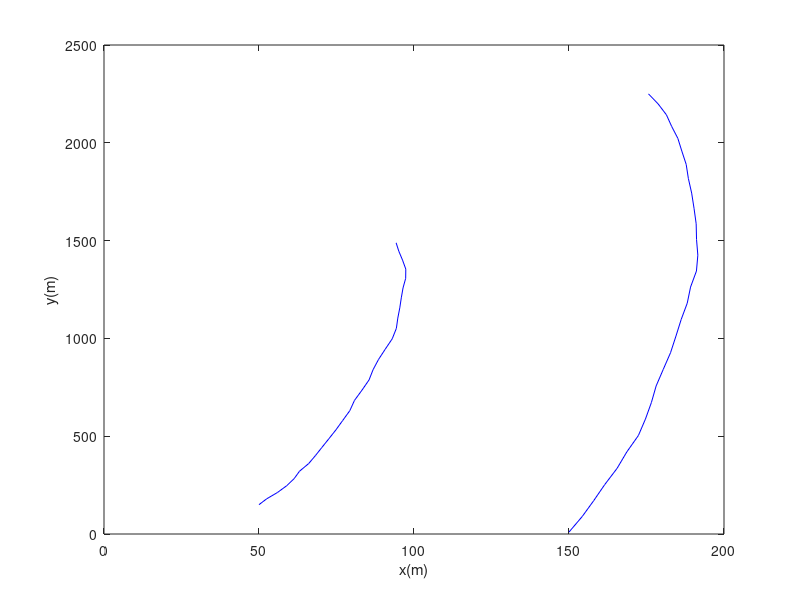

Here is the MATLAB script that generated this plot: (Note: this script raises an error after producing the figure.)
clc;clear all;close all;

%Starting parameters

%count of steps
n=30;

%delta_time
T=1;

%number of Monte Carlo runs
MC_number=15;

%start position (x, y, vx, vy)
target_position=[150 30 10 80; 
                 50 40 150 30]; 

%dimensions
c=2;

g_sigma=9.21;                                                                     
lambda=2; 
gamma=lambda*10^(-6); 

%jpdaf parameters

%Probability of detection
Pd=1;

%Probability of observation falling within gate
Pg=0.99; 

%Noise vector
target_delta=[2 2]; 

P1=[target_delta(1)^2 0 0 0;
                    0 0.01 0 0;
                    0 0 target_delta(1)^2 0;
                     0 0 0 0.01]; 

P=zeros(4,4,c); 
P(:,:,1)=P1;
P(:,:,2)=P1;

%For Gaussian random
mu = 0;
sigma = 10;

%	Tracking parameters
% X(k+1)=A*X(k) + G*w(k) (constant velocity
%model)

omegat = 0.05;

A = [1 (sin(T*omegat)) 0 ((1 - cos(omegat * T ))/omegat);
     0 cos(omegat) 0 -sin(omegat*T);
     0 -(1 - cos(omegat*T))/omegat 1 sin(omegat*T)/omegat;
     0 sin(omegat*T) 0 cos(omegat*T)]; 
	 

%Gaussian noise evolution matrix
G=[T^2/2 0;
       T 0;
       0 T^2/2;
       0 T];
	   
Q=[1 0;
   0 1]; 

	   
%measurement parameters 

% Y(k)=C*X(k) + v(k)
C = [1 0 0 0;
     0 0 1 0];
 
R=[target_delta(1)^2 0;
    0 target_delta(1)^2]; 
	


x_filter=zeros(4,c,n);
x_filter1=zeros(4,c,n,MC_number);  

data_measurement=zeros(c,2,n);                                                     
data_measurement1=zeros(c,4,n); 


%Generating tracks

data_measurement1(:,:,1)=target_position;

for i=1:c
	for ii=2:n                                                                      
        data_measurement1(i,:,ii)=(A*data_measurement1(i,:,ii-1)')'+(G*sqrt(Q)*(randn(2,1)))'; 
    end
end



% Multitracking problem
for M=1:MC_number
	%Process of measurement
	Noise=[];
	%generating observations
	for i=1:n
		for j=1:c                                                                     
            data_measurement(j,1,i)=data_measurement1(j,1,i)+randn(1)*target_delta(j);
            data_measurement(j,2,i)=data_measurement1(j,3,i)+randn(1)*target_delta(j); 
        end
    end
	
	S=zeros(2,2,c);
    Z_predic=zeros(2,2);                                                               
    x_predic=zeros(4,2);                                                               
    ellipse_Volume=zeros(1,2);
    NOISE_sum_a=[];                                                                    
    NOISE_sum_b=[]; 
	

	%using JPDAF for observations
	for t=1:n
		y1=[];
		y=[];
		Noise=[];
		NOISE=[];
		
		%Fixed i-th track run process tracking
		for i=1:c
			
			%Prediction
			if t~=1
				x_predic(:,i) = A*x_filter(:,i,t-1); 
			else
				x_predic(:,i)=target_position(i,:)';
			end
			
			%% Kalman filter
			%   P(k|k-1)
			P_predic=A*P(:,:,i)*A'+G*Q*G';
			
			%Predicted measurement
			Z_predic(:,i)=C*x_predic(:,i);
			
			% Error covariance matrix
			R=[target_delta(i)^2 0; 
            0 target_delta(i)^2];
			
			S(:,:,i)=C*P_predic*C'+R
			
			
         
			%Calculation of validation gate
			%Volume VG: we are in 2D
			ellipse_Volume(i)=pi*g_sigma*sqrt(det(S(:,:,i)));  
			number_returns=floor(ellipse_Volume(i)*gamma+1);                               
			side=sqrt((ellipse_Volume(i)*gamma+1)/gamma)/2; 
			
			%Add the NOISE predictions:
			Noise_x=x_predic(1,i)+side-2*randn(1,number_returns)*side;                      
			Noise_y=x_predic(3,i)+side-2*randn(1,number_returns)*side;    
			Noise=[Noise_x;Noise_y];
			NOISE=[NOISE Noise];
			
			if i==1
				NOISE_sum_a=[NOISE_sum_a Noise];
			else
				NOISE_sum_b=[NOISE_sum_b Noise];
			end
			
		end
		
		%Process of 2 tracks together
        b=zeros(1,2);
        b(1)=data_measurement(1,1,t);   %x
        b(2)=data_measurement(1,2,t);   %y
		
		%Add the correct measurement for Track 1
        y1=[NOISE b'];    
		b(1)=data_measurement(2,1,t);
        b(2)=data_measurement(2,2,t);
        y1=[y1 b']; 
		
		m1=0;                                                                          
        [n1,n2]=size(y1);
        Q1=zeros(100,3);
		
		for j=1:n2 
            flag=0;
			
			%Verification that Zj is the gate of Validation of Xi -> VG( Xi )
            for i=1:c
                d=y1(:,j)-Z_predic(:,i);                                              
                D=d'*inv(S(:,:,i))*d;                                                 
                
                if D<=g_sigma                                                                                                            
                   flag=1;
                   %Can be ovbservation m1 generated by clutter?
                   Q1(m1+1,1)=1;   
                   %Can be observation m1 generated by track 1?
                   Q1(m1+1,i+1)=1;
                end
                
            end
			
			%If Zj belongs to VG(X1) or VG(X2)
            if flag==1   
               y=[y y1(:,j)]; 
               %Is m1 the index of observations that are in the Validation?
               %Gate and published iteratively in y
               m1=m1+1;                                                            
            end
			
		end
		
		%Will Q2 contain only suitable measures?
        % Matrix m1 x 3 --> Measures on the rows - target columns
        Q2=Q1(1:m1,1:3);                        
		
		    %   Generating possible matrix associations starting from
			%   Suitable measures
			%
			%       num: Total mumber of matrix       
			%
			%       A_matrix: Matrix (m1 x 3 x 100) of all possible
			%                 Associations where:
			%                 m1 -> number of suitable measures
			%                 3  -> total number of track (1:clutter) (2-3: tracks)
			%                 10000 -> maximum number of suitable assotiations
			%                         generation of matrix Q2 according to
			%                         procedure described in article
		
		A_matrix=zeros(m1,3,10000);
		
		A_matrix(:,1,1:10000)=1;
		
		%If there permitted measures
        if m1~=0 
           %Counter of possible associations
           num=1;
           % Procedure of generating assotiations matrix:
           %
           % 1) Reading for extracting the rows of first element 1
           for i=1:m1
				if Q2(i,2)==1                                                              
                    A_matrix(i,2,num)=1;
                    A_matrix(i,1,num)=0;                                
                    num=num+1;
                    %Reading
                    for j=1:m1                                                              
                        if (i~=j) & (Q2(j,3)==1)
                            A_matrix(i,2,num)=1;
                            A_matrix(i,1,num)=0;
                            A_matrix(j,3,num)=1;
                            A_matrix(j,1,num)=0;
                            num=num+1;
                        end
                    end
                end
            end              
			
			
			for i=1:m1
                if Q2(i,3)==1
                    A_matrix(i,3,num)=1;
                    A_matrix(i,1,num)=0;
                    num=num+1;
                end
            end
			
		else
            %No measures allowed
            flag=1;
        end
	
	
	    %Generation of all possible assotiations
        A_matrix=A_matrix(:,:,1:num);
		
		    %%%  For each event assotiations calculation:
			%       
			%            k         k-1 
			%       P(  Y  | X ,  Y    ): Probability of observations of measurement
			%
			%      
			%                     k-1 
			%       P( X | m  ,  Y    ):  Priority of observed measures
			%
			%    estimate A posteriori: 
			%
			%                    k  
			%       P(  X  |   Y    ): Estimation of the state of A posteriori
		
		Pr=zeros(1,num);
		
		%Considering possibility of matrix assotiations
		for i=1:num
			%All measurements can be false alarms 
			False_num=m1;
			N=1;
			
			%% Fixed event associations and its matrix associations  
			%  For each measurement j going to calculate:
			%
			%       - Measurement associations indicator  - tau(j,X)
			%
			%       - Target detection indicator - lambda(t,X)
			%
			
			for j=1:m1
				%Calculating the measurement associations indicator for event
				%Association Xi (fixed j and high on all the Track (2-3))
				
				mea_indicator=sum(A_matrix(j,2:3,i));
				
				if mea_indicator==1 
				%Considering what the track measure was associating
                
                %Update FM(X):  Total number of wrong measures in X
                False_num=False_num-1;
				
				%Individual to which of the 2 tracks measurement j e associated
                %Comparing association for probability X and calculation:
                %
                %                  k-1 
                % P(  yj | Xjt ,  Y    )
                if A_matrix(j,2,i)==1   % Xjt                                               
                    b=(y(:,j)-Z_predic(:,1))'*inv(S(:,:,1))*(y(:,j)-Z_predic(:,1));    
                    N=N/sqrt(det(2*pi*S(:,:,1)))*exp(-1/2*b);                                                  
                else                                                                   
                    b=(y(:,j)-Z_predic(:,2))'*inv(S(:,:,2))*(y(:,j)-Z_predic(:,2));
                    N=N/sqrt(det(2*pi*S(:,:,2)))*exp(-1/2*b);                                                   
                end         
				
			end
		end
		
		
		%Calculating the total volume of validation gate
        V=ellipse_Volume(1)+ellipse_Volume(2); 
        LikelyHood=N/(V^False_num);
		
		
		%       P( X | m  ,  Y    ):  priority of observed measures
		
		if Pd==1
            Prior=1;
        else
            Prior=1;
		for j=1:c
                %Target partial indicator: high only
                target_indicator=sum(A_matrix(:,j+1,i));                               
                
                Prior=Prior*(Pd^target_indicator)*(1-Pd)^(1-target_indicator);                   
            end
        end 
		
		
		%Calculating the number of events in X for which the same set of
        % targets founded:
        %
        %   m           m!
        % P         =  ----               
        %  m-FM(X)     FM(m)!
        %
        % Calcolo   FM(m)!
        a1=1;
        for j=1:False_num
            a1=a1*j;
        end
		
			Pr(i)=a1*LikelyHood*Prior;
		end
		
		Pr=Pr/sum(Pr);
		
		
		%%%  Calculation of coefficients Beta (j, t)
		BeTa=zeros(m1+1,c);
		for i=1:c
			for j=1:m1
				for k=1:num
					BeTa(j,i)=BeTa(j,i)+Pr(k)*A_matrix(j,i+1,k);
				end
			end
		end
		%Calculation of Beta (0, t) -> last position Beta (j, t)
		BeTa(m1+1,:)=1-sum(BeTa(1:m1,1:c));                  


		%%%  Kalman prediction for 2 filters
		
		
		for i=1:c 
			%Predicted error covariance matrix
			%P(k|k-1)
			P_predic = A*P(:,:,i)*A'+G*Q*G';
			K(:,:,i)= P_predic*C'*inv(S(:,:,i));
			%Update of the covariance matrix: missing Term Pk that depends
			% the combined innovation
			P(:,:,i)= P_predic-(1-BeTa(m1+1,i))*K(:,:,i)*S(:,:,i)*K(:,:,i)';
		end
		
		
		%%%  Kalman update for 2 filters
		
		for i=1:c
			a=0;         
			Pk=0;
        
			x_filter2=0;    
        
			for j=1:m1
				a=x_predic(:,i)+ K(:,:,i)*(y(:,j)- Z_predic(:,i));
            
				x_filter2=x_filter2+BeTa(j,i)*(a);
				
			end
			
			        %Adding the factor Beta0
			x_filter2=BeTa(m1+1,i)*x_predic(:,i)+x_filter2;
			x_filter(:,i,t)=x_filter2;
        
			a=0;
			for j=1:m1+1
				if j==m1+1
					%Case of association to clutter
					a=x_predic(:,i);
				else
					%Case of association track
                
					a=x_predic(:,i)+ K (:,:,i)*(y(:,j)- Z_predic(:,i));
				end
            
				Pk=Pk+BeTa(j,i)*(a*a'-x_filter2*x_filter2');
			end
			
			%Update of the covariance matrix: missing Pk
			P(:,:,i)=P(:,:,i)+b; 
        
			x_filter1(:,i,t,M)=x_filter(:,i,t);   
		end
		
	end
end

%%%%%  Middle value of simulations
x_filter=sum(x_filter1,4)/MC_number; 


%%%  1.Visualization


%Drawing TRACK 1
a=zeros(1,n);
b=zeros(1,n);
for i=1:n
    a(i)=data_measurement1(1,1,i);
    b(i)=data_measurement1(1,3,i);
end
plot(a,b,'b-');
hold on;

%Drawing TRACK 2
a=zeros(1,n);
b=zeros(1,n);
for i=1:n
    a(i)=data_measurement1(2,1,i);
    b(i)=data_measurement1(2,3,i);
end
plot(a,b,'b-');
xlabel('x(m)'),ylabel('y(m)');
legend('Track 1','Track2',1);
grid;

hold on
    % 
for i=1:c
	a=zeros(1,n);
	b=zeros(1,n);
	for j=1:n
		a(j)=data_measurement(i,1,j);
		b(j)=data_measurement(i,2,j);
	end
        if i==1
           plot(a(:),b(:),'bo')
        else 
           plot(a(:),b(:),'bo')
        end
	hold on;
end
	
for i=1:c
    a=zeros(1,n);
    b=zeros(1,n);
    for j=1:n
        a(j)=x_filter(1,i,j);
        b(j)=x_filter(3,i,j);
    end
    if i==1
        plot(a(:),b(:),'r-');
    else 
        plot(a(:),b(:),'r-');
    end
	hold on;
end

xlabel('x/m'),ylabel('y/m');
legend('Track1','Track2','Measurements', 'Measurements', 'Track1 reconstructed', 'Track2 reconstructed',4);grid;
	